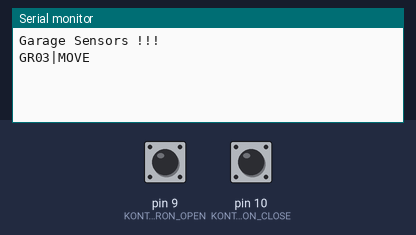
Simulated run of this sketch. Board: Arduino Uno, built with avr-gcc and run on an emulated ATmega328P. On the bench: the last lines printed to the serial monitor. The inputs (shaded band) are chosen by the test bench; at power-on: pin 9 (KONTAKTRON_OPEN) HIGH, pin 10 (KONTAKTRON_CLOSE) HIGH. No radio packets arrive unless stated.

Above: at 1.8 s.
1.9 s: pin 9 (KONTAKTRON_OPEN) pulled LOW for 0.4 s
At 2.9 s:
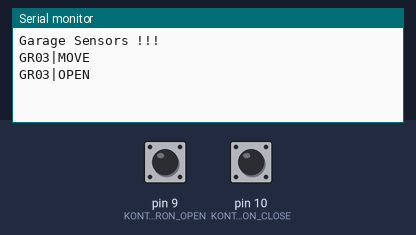
3.8 s: pin 10 (KONTAKTRON_CLOSE) pulled LOW for 0.4 s
At 5.1 s:
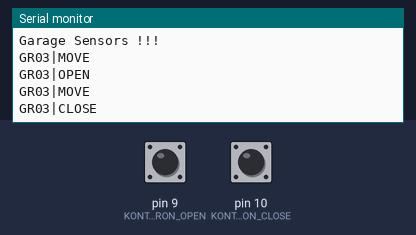

The sketch:

GarageSensors.ino
```cpp
#include <VirtualWire.h>
#include <OneWire.h>
#include <DS18B20.h>
#include <DHT.h>


// Arduino connected pin number DS18B20
#define ONEWIRE_PIN 2
// Arduino connected pin number DHT22
#define DHTPIN 3
#define DHTTYPE DHT22   // DHT 22  (AM2302), AM2321


#define KONTAKTRON_OPEN 9    // 15 leg Atmega328 µC
#define KONTAKTRON_CLOSE 10  // 16 leg Atmega328 µC

char *door_msg_old = "";
char *door_msg_new = "";
const char *DHT22_msg;
const char *DS18B20_msg;

// Adress DS18B20
const byte sensorAddress[8] = {0x28, 0x8B, 0xF8, 0x23, 0x6, 0x0, 0x0, 0xBD};

OneWire onewire(ONEWIRE_PIN);
DS18B20 sensors(&onewire);

DHT dht(DHTPIN, DHTTYPE);

unsigned long previousMillis = 0;        // will store last time LED was updated
const long interval = (60000 * 5);           // interval at which to blink (milliseconds)
unsigned long previousMillis1 = 0;

//433 sender
const int led_pin = 11;
const int transmit_pin = 12;
const int receive_pin = 2;
const int transmit_en_pin = 3;


void setup() {
  while(!Serial);
  Serial.begin(9600);
  Serial.println("Garage Sensors !!!");

  sensors.begin();
  dht.begin();

  pinMode(KONTAKTRON_OPEN, INPUT_PULLUP);
  pinMode(KONTAKTRON_CLOSE, INPUT_PULLUP);

  // Initialise the IO and ISR
  vw_set_tx_pin(transmit_pin);
  vw_set_rx_pin(receive_pin);
  vw_set_ptt_pin(transmit_en_pin);
  vw_set_ptt_inverted(true); // Required for DR3100
  vw_setup(2000);       // Bits per sec


}


void readGarageDoor () {

  char * msg;

  if(digitalRead(KONTAKTRON_OPEN)==HIGH && digitalRead(KONTAKTRON_CLOSE)==HIGH)
  {
    //Serial.println("MOVE");
    msg = "GR03|MOVE";
  }

  if(digitalRead(KONTAKTRON_OPEN)==LOW && digitalRead(KONTAKTRON_CLOSE)==HIGH)
  {
    //Serial.println("OPEN");
    msg = "GR03|OPEN";
  }
  if(digitalRead(KONTAKTRON_OPEN)==HIGH && digitalRead(KONTAKTRON_CLOSE)==LOW)
  {
    //Serial.println("CLOSE");
    msg = "GR03|CLOSE";
  }

  if (door_msg_old != msg)
  {
    vw_send((uint8_t *)msg, strlen(msg));
    vw_wait_tx();
    Serial.println(msg);
    door_msg_old = msg;
  }
}


void readDS18B20 () {

  // Requests sensor for measurement
  sensors.request(sensorAddress);

  // Waiting (block the program) for measurement reesults
  while(!sensors.available());

  // Reads the temperature from sensor
  float temperature = sensors.readTemperature(sensorAddress);

  // Prints the temperature on Serial Monitor
  Serial.print("DS18B20 --- Temperature: ");
  Serial.print(temperature);
  Serial.println(F(" 'C"));

  char temp_tmp [1];
  dtostrf(temperature, 3, 2, temp_tmp);

  String stringOne = "GR01|";
  stringOne += temp_tmp;
  int strLen = stringOne.length()+1;
  char msg[1];
  stringOne.toCharArray(msg, strLen);

  DS18B20_msg = msg;
  Serial.println (DS18B20_msg);
//433 send temp
  vw_send((uint8_t *)DS18B20_msg, strlen(DS18B20_msg));
  vw_wait_tx();

}


void readDHT22() {
  // Reading temperature or humidity takes about 250 milliseconds!
  // Sensor readings may also be up to 2 seconds 'old' (its a very slow sensor)
  float humidity = dht.readHumidity();
  // Read temperature as Celsius (the default)
  float temperature = dht.readTemperature();

  // Check if any reads failed and exit early (to try again).
  if (isnan(humidity) || isnan(temperature)) {
    Serial.println("Failed to read from DHT sensor!");
    return;
  }

  char temp_tmp [1];
  dtostrf(temperature, 3, 2, temp_tmp);

  String stringOne = "GR02|";
  stringOne += temp_tmp;
  stringOne +="|";

  char temp_hum [1];
  dtostrf(humidity, 3, 2, temp_hum);
  stringOne += temp_hum;

  Serial.print("DHT22 --- Humidity: ");
  Serial.print(humidity);
  Serial.print(" %\t");
  Serial.print("Temperature: ");
  Serial.print(temperature);
  Serial.println(" *C ");

  int strLen = stringOne.length()+1;
  char msg[1];
  stringOne.toCharArray(msg, strLen);

  DHT22_msg = msg;
  Serial.println (DHT22_msg);
//433 send temp
  vw_send((uint8_t *)DHT22_msg, strlen(DHT22_msg));
  vw_wait_tx();

}

void loop() {

    unsigned long currentMillis = millis();

  if (currentMillis - previousMillis >= interval || currentMillis < previousMillis) {
    // save the last time you blinked the LED
    previousMillis = currentMillis;
    readDS18B20 ();
    delay (1000);
    readDHT22();
  }
  delay (1000);
 readGarageDoor ();;

}
```

Measured:
- after the input at 1.9 s, the serial monitor: prints a new line after 0.22 s (image 1)
- after the input at 3.8 s, the serial monitor: prints a new line after 0.44 s (image 2)
